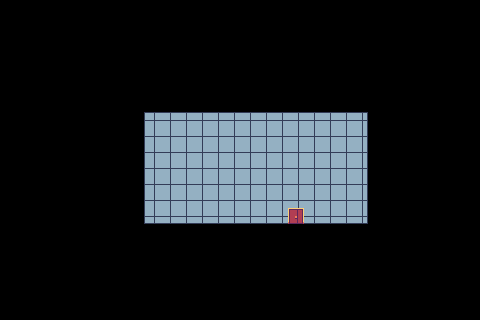

Tiled map render using the project's own tile images. Description and the whole map definition, tile-layer contents included, below:
An orthogonal 30x20 tile map with 16x16 px tiles, 1 tile layer (Tile Layer 1) and 1 object.

<map version="1.10" tiledversion="1.12.1" orientation="orthogonal" renderorder="right-down" width="30" height="20" tilewidth="16" tileheight="16" infinite="0" nextlayerid="3" nextobjectid="2">
 <tileset firstgid="1" source="City Tiles.tsx" />
 <layer id="1" name="Tile Layer 1" width="30" height="20">
  <data encoding="csv">
0,0,0,0,0,0,0,0,0,0,0,0,0,0,0,0,0,0,0,0,0,0,0,0,0,0,0,0,0,0,
0,0,0,0,0,1556,1557,1557,1557,1557,1557,1557,1557,1557,1557,1557,1557,1557,1557,1557,1557,1557,1557,1557,1557,1557,1558,0,0,0,
0,0,0,0,0,1620,1621,1621,1621,1621,1621,1621,1621,1621,1621,1621,1621,1621,1621,1621,1621,1621,1621,1621,1621,1621,0,0,0,0,
0,0,0,0,0,1620,1621,1621,1621,1621,1621,1621,1621,1621,1621,1621,1621,1621,1621,1621,1621,1621,1621,1621,1621,1621,1622,0,0,0,
0,0,0,0,0,1620,1621,1621,1621,1621,1621,1621,1621,1621,1621,1621,1621,1621,1621,1621,1621,1621,1621,1621,1621,1621,1622,0,0,0,
0,0,0,0,0,1620,1621,1621,1621,1621,1621,1621,1621,1621,1621,1621,1621,1621,1621,1621,1621,1621,1621,1621,1621,1621,1622,0,0,0,
0,0,0,0,0,1620,1621,1621,1621,1621,1621,1621,1621,1621,1621,1621,1621,1621,1621,1621,1621,1621,1621,1621,1621,1621,1622,0,0,0,
0,0,0,0,0,1620,1621,1621,1621,3162,3164,3164,3164,3164,3164,3164,3164,3164,3164,3164,3164,3164,3166,1621,1621,1621,1622,0,0,0,
0,0,0,0,0,1620,1621,1621,1621,3290,3292,3292,3292,3292,3292,3292,3292,3292,3292,3292,3292,3292,3294,1621,1621,1621,1622,0,0,0,
0,0,0,0,0,1620,1621,1621,1621,3290,3292,3292,3292,3292,3292,3292,3292,3292,3292,3292,3292,3292,3294,1621,1621,1621,1622,0,0,0,
0,0,0,0,0,1620,1621,1621,1621,3290,3292,3292,3292,3292,3292,3292,3292,3292,3292,3292,3292,3292,3294,1621,1621,1621,1622,0,0,0,
0,0,0,0,0,1620,1621,1621,1621,3290,3292,3292,3292,3292,3292,3292,3292,3292,3292,3292,3292,3292,3294,1621,1621,1621,1622,0,0,0,
0,0,0,0,0,1620,1621,1621,1621,3290,3292,3292,3292,3292,3292,3292,3292,3292,3292,3292,3292,3292,3294,1621,1621,1621,1622,0,0,0,
0,0,0,0,0,1620,1621,1621,1621,3418,3420,3420,3420,3420,3420,3420,3420,3420,1225,3420,3420,3420,3422,1621,1621,1621,1622,0,0,0,
0,0,0,0,0,1620,1621,1621,1621,1621,1621,1621,1621,1621,1621,1621,1621,1621,1621,1621,1621,1621,1621,1621,1621,1621,1622,0,0,0,
0,0,0,0,0,1620,1621,1621,1621,1621,1621,1621,1621,1621,1621,1621,1621,1621,1621,1621,1621,1621,1621,1621,1621,1621,1622,0,0,0,
0,0,0,0,0,1620,1621,1621,1621,1621,1621,1621,1621,1621,1621,1621,1621,1621,1621,1621,1621,1621,1621,1621,1621,1621,1622,0,0,0,
0,0,0,0,0,1684,1685,1685,1685,1685,1685,1685,1685,1685,1685,1685,1685,1685,1685,1685,1685,1685,1685,583,1685,1678,1686,0,0,0,
0,0,0,0,0,0,0,0,0,0,0,0,0,0,0,0,0,0,0,0,0,0,0,0,0,0,0,0,0,0,
0,0,0,0,0,0,0,0,0,0,0,0,0,0,0,0,0,0,0,0,0,0,0,0,0,0,0,0,0,0
</data>
 </layer>
 <objectgroup id="2" name="Interactables">
  <object id="1" x="284.492" y="202.749" width="22.5277" height="21.884">
   <properties>
    <property name="spawnX" type="int" value="434" />
    <property name="spawnY" type="int" value="220" />
    <property name="targetMap" value="testing_map_v1.json" />
    <property name="type" value="door" />
   </properties>
  </object>
 </objectgroup>
</map>
